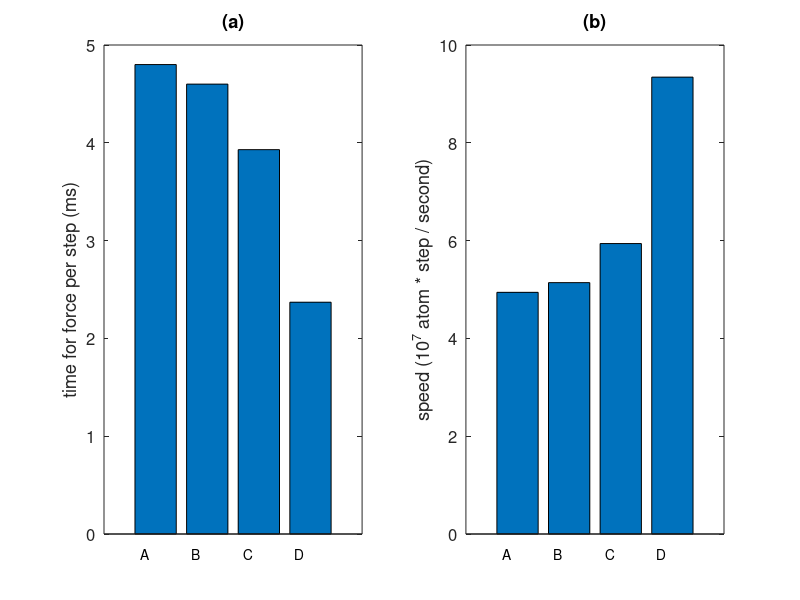

The MATLAB script that drew this image:
clear; close all; font_size=12;

t_total=[5.18,4.98,4.31,2.74];
t_force=[4.80,4.60,3.93,2.37];
speed=25.6 ./ t_total;

figure

subplot(1,2,1);
bar(t_force);
hold
ylabel('time for force per step (ms)');
set(gca,'xtick',[],'fontsize',12)
text(0.7,-0.2,'A');
text(1.7,-0.2,'B');
text(2.7,-0.2,'C');
text(3.7,-0.2,'D');
title('(a)');

subplot(1,2,2);
bar(speed);
hold
ylabel('speed (10^7 atom * step / second)');
set(gca,'xtick',[],'fontsize',12)
text(0.7,-0.4,'A');
text(1.7,-0.4,'B');
text(2.7,-0.4,'C');
text(3.7,-0.4,'D');
title('(b)');

